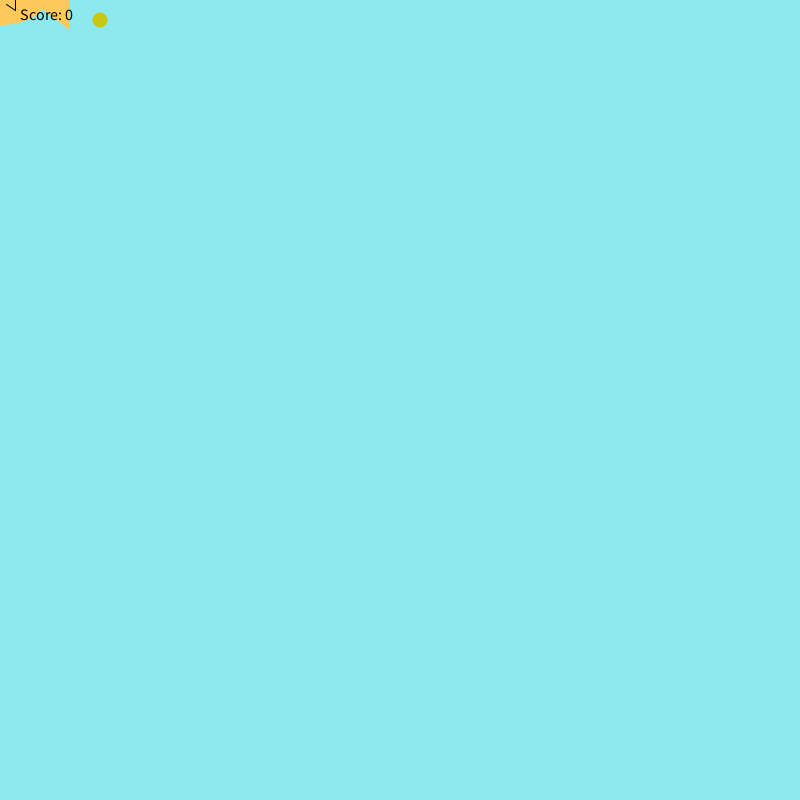
Frame 1 (no input)
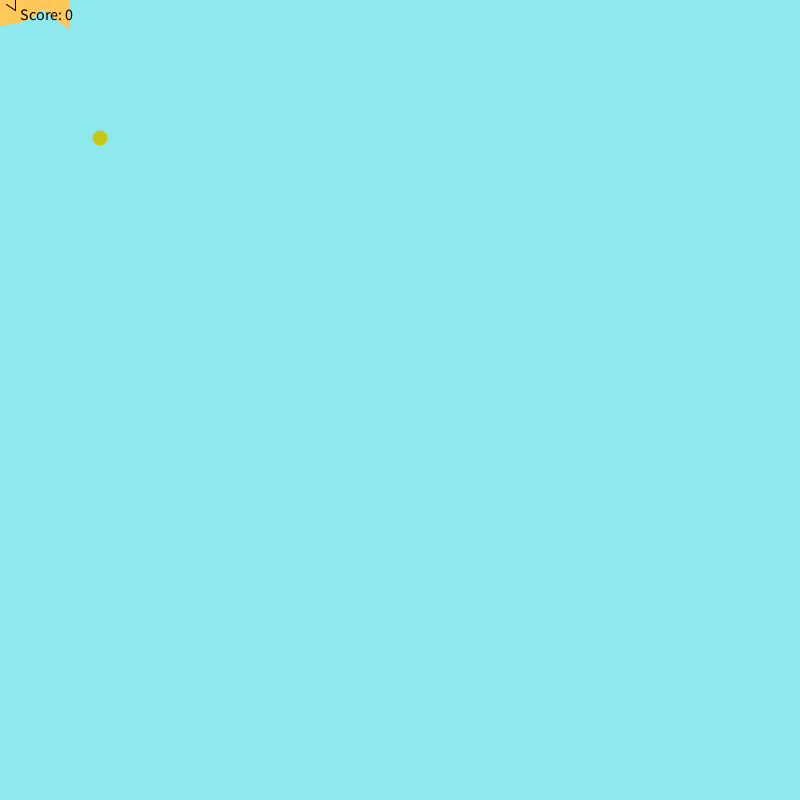
Frame 60 (the mouse pressed at the canvas centre just before this capture)
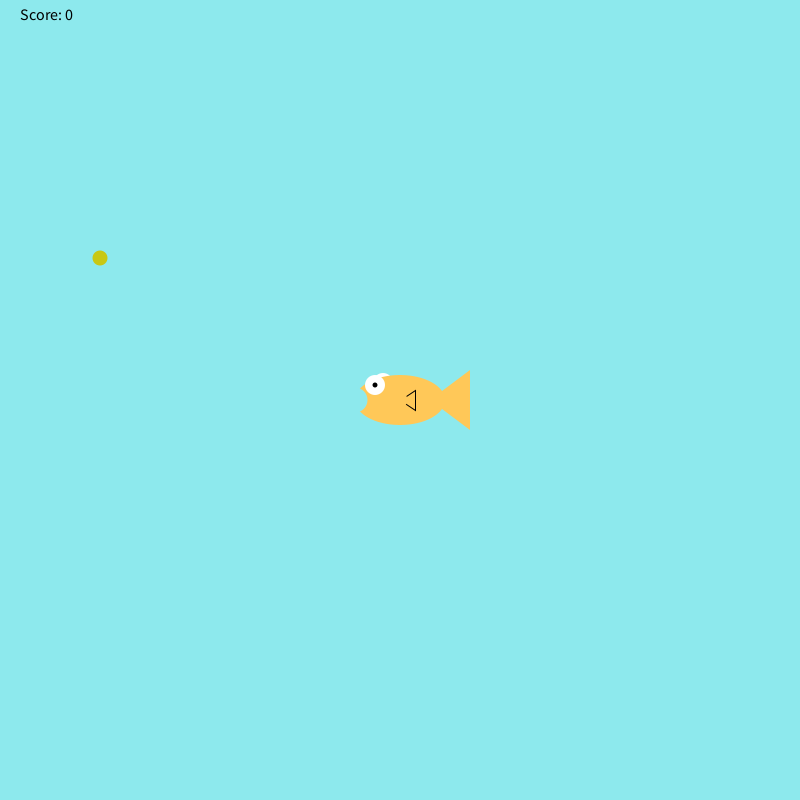
Frame 120 (the mouse held since frame 60 and released just before this capture)

The Processing sketch that drew these frames (run headless with seeded random() and noise(); from frame 60 on, the mouse is pressed at the canvas centre):

// Processing sketch: FishFeeder
// ── FishFeeder.pde
/**
 * @fileoverview A game where a fish has to catch falling fish food!
 */
 
int winningScore = 10;
int foodSpeed = 2;
 
// 3. At the top of your program (on line 1) create variables for the location of the fish food.
int foodX = 100;
int foodY = 20;

// 10. Above the setup method, add an int variable to hold the score.
int score = 0;

// 1. Start a new sketch with draw and setup methods.
void setup() {
  // 2. In the setup method, set your canvas size:
  size(800, 800);
} // END SETUP

void draw() {
  // 4. In the draw method, make the background the color of water, and draw a some fish food using the variables from step 3.
  background(141, 233, 237);
  
  // 9. Draw the fish in the water by adding this code to the draw method.
  // (Make sure you draw the fish AFTER you paint the background, or you won't see it!)
  if (score < winningScore) { // only draw fish, food, check collisions, and update score if player has not already won
    drawFish();

    // fish food
    fill(200, 200, 20);
    noStroke();
    ellipse(foodX, foodY, 15, 15);
    
      // 11. You need to check whether the fish has caught the food in the draw method.
      // You will need to call the method from the draw method and pass it the x and y of the food.
      checkCatch(foodX, foodY);
      
      // 5. Make the food fall down the screen.
      // HINT: Change the value of the foodY variable in the draw method.
      foodY += foodSpeed;
      
      // 6. When the food falls off the bottom of the canvas, start a new food (ellipse) falling from the top. 
      // HINT: You can use the built-in height variable.
      if (foodY >= height) { 
        foodY = 20;
        // 7. Make the food start at a random position at the top (foodX). The code below will give you a random number between 0 and the width of your sketch. 
        // You want to do this every time the food leaves the screen.
        foodX = (int) random(width - 20);
        
        // If the fish misses the food, decrease the score by 1 (but don’t let the score go negative).
        if (score > 0) { 
          score--;
          foodSpeed -= 1; // difficulty adjusts w/score
        }
      }
  
  } else {
      // 13. Decide how many points the user needs to score to win. 
      // Make the game stop when the winning score is reached, i.e. stop drawing food and put up a message to tell the user they have won.
      textSize(48); //if it’s not big enough
      text("VICTORY!", 300, 400);
  }
  
  // 12. Show the score on the screen.
  fill(0, 0, 0);
  textSize(16);
  text("Score: " + score, 20, 20);
} // END DRAW

// 8. Add this drawFish method at the very bottom of your sketch:
void drawFish(){
     noStroke();
     fill(255,255,255);
     ellipse(mouseX-17,mouseY-17,20,20); //back side eye
     fill(255,200,88);
     ellipse(mouseX,mouseY,90,50); //body
     triangle(mouseX+30,mouseY,mouseX+70,mouseY+30,mouseX+70,mouseY-30); //tail
     stroke(0);
     triangle(mouseX,mouseY,mouseX+15,mouseY+10,mouseX+15,mouseY-10); //side fin
     noStroke();
     fill(255,200,88);
     ellipse(mouseX,mouseY,15,15); //side fin cover
     noStroke();
     fill(255,255,255);
     ellipse(mouseX-25,mouseY-15,20,20); //front eye
     fill(0,0,0);
     ellipse(mouseX-25,mouseY-15,5,5); //pupil
     fill(141,233,237);
     ellipse(mouseX-45,mouseY,25,25); //mouth
}

void checkCatch(int x, int y) {
     if(x > mouseX - 40 && x < mouseX - 20){ // adjusted so collides with fish's mouth
       // If the fish catches the food increase the score by 1 and make more food fall from the top.
          if(y > mouseY-17 && y < mouseY+30){
               score++;
               
               foodSpeed += 1; // difficulty adjusts w/score
               
               foodY = 20; //if the food was eaten, make more food fall from the top
               foodX = (int) random(width-20);
          }
     }
     // You can write your own code to do this, or use this checkCatch method.
}
